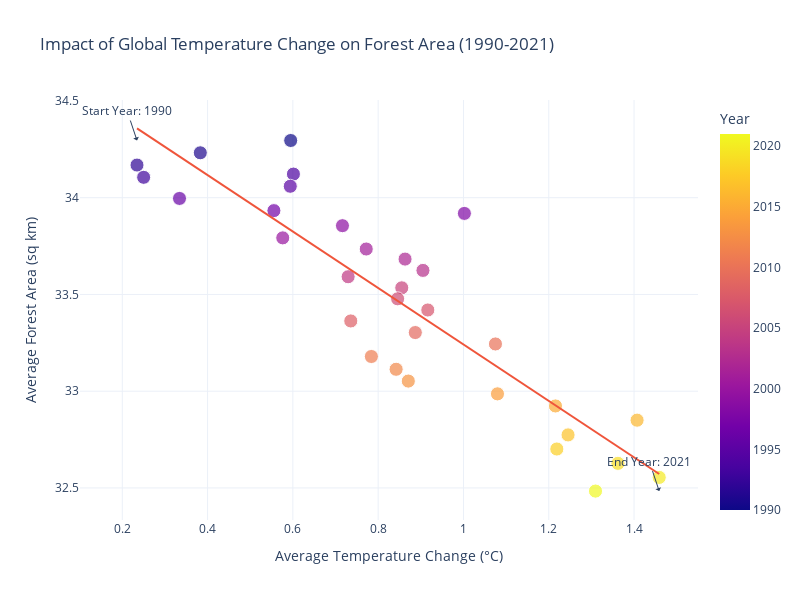

The notebook cell this image was saved under:
### Markdown cell above
# Analysis of how temprature changes affect the global temprature

### Code cell
df_temp_melted = df_temp_changes.melt(id_vars=["Country Name"], var_name="Year", value_name="Temperature Change")
df_forest_melted = df_forest_area.melt(id_vars=["Country Name"], var_name="Year", value_name="Forest Area")

# Convert 'Year' column to integer type
df_temp_melted = df_temp_melted[df_temp_melted['Year'].str.isnumeric()]
df_temp_melted['Year'] = df_temp_melted['Year'].astype(int)
df_forest_melted['Year'] = df_forest_melted['Year'].astype(int)

# Merge the two dataframes on 'Country Name' and 'Year'
df_merged = pd.merge(df_temp_melted, df_forest_melted, on=["Country Name", "Year"], how="inner")

# Calculate average temperature change and forest area by year
df_avg = df_merged.groupby('Year').agg({
    'Temperature Change': 'mean',
    'Forest Area': 'mean'
}).reset_index()

# Create scatter plot with enhanced features
fig = px.scatter(df_avg, x='Temperature Change', y='Forest Area',
                 title='Global Forest Area vs. Temperature Change',
                 labels={'Temperature Change': 'Average Temperature Change (°C)', 'Forest Area': 'Average Forest Area (sq km)'},
                 color='Year', size='Year', size_max=10, hover_name='Year',
                 trendline='ols')

# Update layout for better readability and interaction
fig.update_layout(
    height=600,
    width=800,
    title='Impact of Global Temperature Change on Forest Area (1990-2021)',
    xaxis_title='Average Temperature Change (°C)',
    yaxis_title='Average Forest Area (sq km)',
    template='plotly_white'
)

# Adding annotations for key points
fig.add_annotation(x=df_avg['Temperature Change'].min(), y=df_avg['Forest Area'].max(),
                   text="Start Year: 1990", showarrow=True, arrowhead=1)
fig.add_annotation(x=df_avg['Temperature Change'].max(), y=df_avg['Forest Area'].min(),
                   text="End Year: 2021", showarrow=True, arrowhead=1)

fig.show()

### Figure 1 — Plotly figure (JSON) as saved in the notebook; plotly's stock layout.template omitted (floating-point values rounded to 4 significant figures)
{"data": [{"hovertemplate": "<b>%{hovertext}</b><br><br>Average Temperature Change (°C)=%{x}<br>Average Forest Area (sq km)=%{y}<br>Year=%{marker.color}<extra></extra>", "hovertext": [1990, 1991, 1992, 1993, 1994, 1995, 1996, 1997, 1998, 1999, 2000, 2001, 2002, 2003, 2004, 2005, 2006, 2007, 2008, 2009, 2010, 2011, 2012, 2013, 2014, 2015, 2016, 2017, 2018, 2019, 2020, 2021], "legendgroup": "", "marker": {"color": [1990, 1991, 1992, 1993, 1994, 1995, 1996, 1997, 1998, 1999, 2000, 2001, 2002, 2003, 2004, 2005, 2006, 2007, 2008, 2009, 2010, 2011, 2012, 2013, 2014, 2015, 2016, 2017, 2018, 2019, 2020, 2021], "coloraxis": "coloraxis", "size": [1990, 1991, 1992, 1993, 1994, 1995, 1996, 1997, 1998, 1999, 2000, 2001, 2002, 2003, 2004, 2005, 2006, 2007, 2008, 2009, 2010, 2011, 2012, 2013, 2014, 2015, 2016, 2017, 2018, 2019, 2020, 2021], "sizemode": "area", "sizeref": 20.21, "symbol": "circle"}, "mode": "markers", "name": "", "orientation": "v", "showlegend": false, "type": "scatter", "x": [0.5949, 0.383, 0.2345, 0.2501, 0.6013, 0.5939, 0.3342, 0.5555, 1.002, 0.7163, 0.5762, 0.7721, 0.8631, 0.905, 0.7296, 0.8553, 0.8457, 0.9164, 0.7358, 0.8871, 1.075, 0.7841, 0.8421, 0.8707, 1.08, 1.216, 1.407, 1.245, 1.219, 1.362, 1.459, 1.31], "xaxis": "x", "y": [34.3, 34.23, 34.17, 34.11, 34.12, 34.06, 34.0, 33.93, 33.92, 33.86, 33.79, 33.73, 33.68, 33.62, 33.59, 33.53, 33.48, 33.42, 33.36, 33.3, 33.24, 33.18, 33.11, 33.05, 32.99, 32.92, 32.85, 32.77, 32.7, 32.63, 32.55, 32.48], "yaxis": "y"}, {"hovertemplate": "<b>OLS trendline</b><br>Forest Area = -1.45861 * Temperature Change + 34.7001<br>R<sup>2</sup>=0.790114<br><br>Average Temperature Change (°C)=%{x}<br>Average Forest Area (sq km)=%{y} <b>(trend)</b><extra></extra>", "legendgroup": "", "marker": {"symbol": "circle"}, "mode": "lines", "name": "", "showlegend": false, "type": "scatter", "x": [0.2345, 0.2501, 0.3342, 0.383, 0.5555, 0.5762, 0.5939, 0.5949, 0.6013, 0.7163, 0.7296, 0.7358, 0.7721, 0.7841, 0.8421, 0.8457, 0.8553, 0.8631, 0.8707, 0.8871, 0.905, 0.9164, 1.002, 1.075, 1.08, 1.216, 1.219, 1.245, 1.31, 1.362, 1.407, 1.459], "xaxis": "x", "y": [34.36, 34.34, 34.21, 34.14, 33.89, 33.86, 33.83, 33.83, 33.82, 33.66, 33.64, 33.63, 33.57, 33.56, 33.47, 33.47, 33.45, 33.44, 33.43, 33.41, 33.38, 33.36, 33.24, 33.13, 33.13, 32.93, 32.92, 32.88, 32.79, 32.71, 32.65, 32.57], "yaxis": "y"}], "layout": {"annotations": [{"arrowhead": 1, "showarrow": true, "text": "Start Year: 1990", "x": 0.2345, "y": 34.3}, {"arrowhead": 1, "showarrow": true, "text": "End Year: 2021", "x": 1.459, "y": 32.48}], "coloraxis": {"colorbar": {"title": {"text": "Year"}}, "colorscale": [[0, "#0d0887"], [0.1111, "#46039f"], [0.2222, "#7201a8"], [0.3333, "#9c179e"], [0.4444, "#bd3786"], [0.5556, "#d8576b"], [0.6667, "#ed7953"], [0.7778, "#fb9f3a"], [0.8889, "#fdca26"], [1, "#f0f921"]]}, "height": 600, "legend": {"itemsizing": "constant", "tracegroupgap": 0}, "title": {"text": "Impact of Global Temperature Change on Forest Area (1990-2021)"}, "width": 800, "xaxis": {"anchor": "y", "autorange": true, "domain": [0, 1], "range": [0.08691, 1.551], "title": {"text": "Average Temperature Change (°C)"}, "type": "linear"}, "yaxis": {"anchor": "x", "autorange": true, "domain": [0, 1], "range": [32.33, 34.5], "title": {"text": "Average Forest Area (sq km)"}, "type": "linear"}}}
